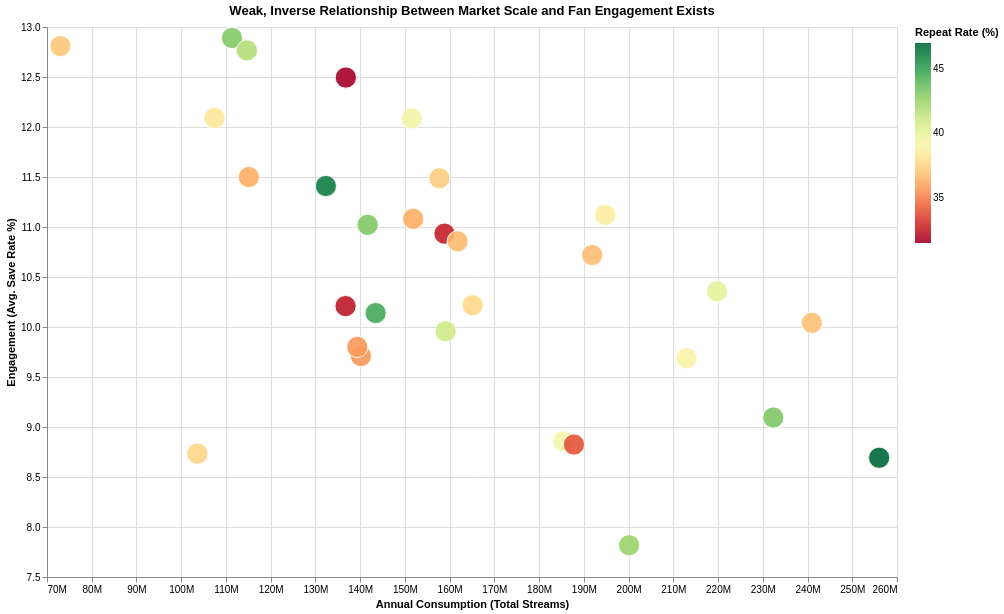

Here is the notebook cell this chart was saved with:
### Markdown cell above
#### Engagement vs. Volume

### Code cell
# scatter plot
scatter = alt.Chart(city_profiles).mark_circle(
    size=450,
    opacity=0.9,
    stroke='white',
    strokeWidth=1
).encode(
    x=alt.X('Total_Streams:Q',
        title='Annual Consumption (Total Streams)',
        scale=alt.Scale(domain=[70000000, 260000000], clamp=True),
        axis=alt.Axis(format='~s')),
    y=alt.Y('Save_Rate:Q',
            title='Engagement (Avg. Save Rate %)',
            scale=alt.Scale(zero=False)),
    color=alt.Color('Repeat_Fan_Ratio:Q',
                    title='Repeat Rate (%)',
                    scale=alt.Scale(scheme='redyellowgreen')),
    tooltip=[
        alt.Tooltip('City_Name:N', title='City'),
        alt.Tooltip('Total_Streams:Q', title='Total Streams', format=',d'),
        alt.Tooltip('Save_Rate:Q', title='Save Rate (%)', format='.1f'),
        alt.Tooltip('Repeat_Fan_Ratio:Q', title='Repeat Fan Ratio (%)', format='.1f')
    ]
)

final_matrix = (scatter).properties(
    width=850,
    height=550,
    title="Weak, Inverse Relationship Between Market Scale and Fan Engagement Exists"
).configure_view(
    strokeWidth=0
)

final_matrix.display()

### Figure 1 — Vega-Lite specification as saved in the notebook (floating-point values rounded to 4 significant figures)
{"config": {"view": {"continuousWidth": 300, "continuousHeight": 300, "strokeWidth": 0}}, "data": {"name": "data-963c7335eae110b151c4dd1436f003f1"}, "mark": {"type": "circle", "opacity": 0.9, "size": 450, "stroke": "white", "strokeWidth": 1}, "encoding": {"color": {"field": "Repeat_Fan_Ratio", "scale": {"scheme": "redyellowgreen"}, "title": "Repeat Rate (%)", "type": "quantitative"}, "tooltip": [{"field": "City_Name", "title": "City", "type": "nominal"}, {"field": "Total_Streams", "format": ",d", "title": "Total Streams", "type": "quantitative"}, {"field": "Save_Rate", "format": ".1f", "title": "Save Rate (%)", "type": "quantitative"}, {"field": "Repeat_Fan_Ratio", "format": ".1f", "title": "Repeat Fan Ratio (%)", "type": "quantitative"}], "x": {"axis": {"format": "~s"}, "field": "Total_Streams", "scale": {"clamp": true, "domain": [70000000, 260000000]}, "title": "Annual Consumption (Total Streams)", "type": "quantitative"}, "y": {"field": "Save_Rate", "scale": {"zero": false}, "title": "Engagement (Avg. Save Rate %)", "type": "quantitative"}}, "height": 550, "title": "Weak, Inverse Relationship Between Market Scale and Fan Engagement Exists", "width": 850, "$schema": "https://vega.github.io/schema/vega-lite/v5.20.1.json", "datasets": {"data-963c7335eae110b151c4dd1436f003f1": [{"City_Name": "Amsterdam", "Country": "Netherlands", "Latitude": 52.37, "Longitude": 4.904, "Monthly_Listeners": 640400.0, "Repeat_Listeners": 227900.0, "Total_Streams": 140161021, "Avg_Skip_Rate": 31.03, "Save_Rate": 9.709, "Growth_MoM": 38.95, "Monthly_Streams": 11680000.0, "Repeat_Fan_Ratio": 35.58, "Engagement_Ratio": 0.001626, "Loyalty_Score": 11.13}, {"City_Name": "Bangkok", "Country": "Thailand", "Latitude": 13.76, "Longitude": 100.5, "Monthly_Listeners": 431900.0, "Repeat_Listeners": 186400.0, "Total_Streams": 111355955, "Avg_Skip_Rate": 28.58, "Save_Rate": 12.89, "Growth_MoM": 35.31, "Monthly_Streams": 9280000.0, "Repeat_Fan_Ratio": 43.15, "Engagement_Ratio": 0.001674, "Loyalty_Score": 19.46}, {"City_Name": "Berlin", "Country": "Germany", "Latitude": 52.52, "Longitude": 13.4, "Monthly_Listeners": 673300.0, "Repeat_Listeners": 262600.0, "Total_Streams": 212959489, "Avg_Skip_Rate": 31.57, "Save_Rate": 9.687, "Growth_MoM": 40.47, "Monthly_Streams": 17750000.0, "Repeat_Fan_Ratio": 39.0, "Engagement_Ratio": 0.001233, "Loyalty_Score": 11.97}, {"City_Name": "Bogota", "Country": "Colombia", "Latitude": 4.711, "Longitude": -74.07, "Monthly_Listeners": 610700.0, "Repeat_Listeners": 196800.0, "Total_Streams": 136737885, "Avg_Skip_Rate": 29.94, "Save_Rate": 10.21, "Growth_MoM": 35.51, "Monthly_Streams": 11390000.0, "Repeat_Fan_Ratio": 32.23, "Engagement_Ratio": 0.00144, "Loyalty_Score": 10.99}, {"City_Name": "Buenos Aires", "Country": "Argentina", "Latitude": -34.6, "Longitude": -58.38, "Monthly_Listeners": 597000.0, "Repeat_Listeners": 258000.0, "Total_Streams": 141670322, "Avg_Skip_Rate": 27.8, "Save_Rate": 11.02, "Growth_MoM": 30.95, "Monthly_Streams": 11810000.0, "Repeat_Fan_Ratio": 43.22, "Engagement_Ratio": 0.001821, "Loyalty_Score": 17.13}, {"City_Name": "Chicago", "Country": "USA", "Latitude": 41.88, "Longitude": -87.63, "Monthly_Listeners": 487800.0, "Repeat_Listeners": 186900.0, "Total_Streams": 107453507, "Avg_Skip_Rate": 28.07, "Save_Rate": 12.09, "Growth_MoM": 36.37, "Monthly_Streams": 8954000.0, "Repeat_Fan_Ratio": 38.32, "Engagement_Ratio": 0.001739, "Loyalty_Score": 16.5}, {"City_Name": "Istanbul", "Country": "Turkey", "Latitude": 41.01, "Longitude": 28.98, "Monthly_Listeners": 413600.0, "Repeat_Listeners": 149600.0, "Total_Streams": 115119187, "Avg_Skip_Rate": 30.38, "Save_Rate": 11.5, "Growth_MoM": 44.85, "Monthly_Streams": 9593000.0, "Repeat_Fan_Ratio": 36.16, "Engagement_Ratio": 0.001299, "Loyalty_Score": 13.69}, {"City_Name": "Jakarta", "Country": "Indonesia", "Latitude": -6.209, "Longitude": 106.8, "Monthly_Listeners": 722300.0, "Repeat_Listeners": 265800.0, "Total_Streams": 240973000, "Avg_Skip_Rate": 31.44, "Save_Rate": 10.04, "Growth_MoM": 35.31, "Monthly_Streams": 20080000.0, "Repeat_Fan_Ratio": 36.79, "Engagement_Ratio": 0.001103, "Loyalty_Score": 11.75}, {"City_Name": "Johannesburg", "Country": "South Africa", "Latitude": -26.2, "Longitude": 28.05, "Monthly_Listeners": 509900.0, "Repeat_Listeners": 213700.0, "Total_Streams": 114675322, "Avg_Skip_Rate": 24.43, "Save_Rate": 12.77, "Growth_MoM": 28.63, "Monthly_Streams": 9556000.0, "Repeat_Fan_Ratio": 41.92, "Engagement_Ratio": 0.001864, "Loyalty_Score": 21.9}, {"City_Name": "Lagos", "Country": "Nigeria", "Latitude": 6.524, "Longitude": 3.379, "Monthly_Listeners": 496700.0, "Repeat_Listeners": 183700.0, "Total_Streams": 73012014, "Avg_Skip_Rate": 28.38, "Save_Rate": 12.81, "Growth_MoM": 37.81, "Monthly_Streams": 6084000.0, "Repeat_Fan_Ratio": 36.98, "Engagement_Ratio": 0.002516, "Loyalty_Score": 16.69}, {"City_Name": "Lima", "Country": "Peru", "Latitude": -12.05, "Longitude": -77.04, "Monthly_Listeners": 450700.0, "Repeat_Listeners": 168700.0, "Total_Streams": 103611990, "Avg_Skip_Rate": 32.01, "Save_Rate": 8.733, "Growth_MoM": 50.89, "Monthly_Streams": 8634000.0, "Repeat_Fan_Ratio": 37.44, "Engagement_Ratio": 0.001629, "Loyalty_Score": 10.22}, {"City_Name": "London", "Country": "UK", "Latitude": 51.51, "Longitude": -0.1278, "Monthly_Listeners": 638800.0, "Repeat_Listeners": 227600.0, "Total_Streams": 139366039, "Avg_Skip_Rate": 31.79, "Save_Rate": 9.8, "Growth_MoM": 37.46, "Monthly_Streams": 11610000.0, "Repeat_Fan_Ratio": 35.63, "Engagement_Ratio": 0.001633, "Loyalty_Score": 10.98}, {"City_Name": "Los Angeles", "Country": "USA", "Latitude": 34.05, "Longitude": -118.2, "Monthly_Listeners": 677400.0, "Repeat_Listeners": 271600.0, "Total_Streams": 219764923, "Avg_Skip_Rate": 30.3, "Save_Rate": 10.36, "Growth_MoM": 28.69, "Monthly_Streams": 18310000.0, "Repeat_Fan_Ratio": 40.09, "Engagement_Ratio": 0.001236, "Loyalty_Score": 13.7}, {"City_Name": "Madrid", "Country": "Spain", "Latitude": 40.42, "Longitude": -3.704, "Monthly_Listeners": 748000.0, "Repeat_Listeners": 295200.0, "Total_Streams": 185416392, "Avg_Skip_Rate": 29.52, "Save_Rate": 8.856, "Growth_MoM": 32.63, "Monthly_Streams": 15450000.0, "Repeat_Fan_Ratio": 39.47, "Engagement_Ratio": 0.001592, "Loyalty_Score": 11.84}, {"City_Name": "Manila", "Country": "Philippines", "Latitude": 14.6, "Longitude": 121.0, "Monthly_Listeners": 554800.0, "Repeat_Listeners": 228000.0, "Total_Streams": 159111415, "Avg_Skip_Rate": 32.02, "Save_Rate": 9.957, "Growth_MoM": 42.21, "Monthly_Streams": 13260000.0, "Repeat_Fan_Ratio": 41.1, "Engagement_Ratio": 0.001433, "Loyalty_Score": 12.78}, {"City_Name": "Melbourne", "Country": "Australia", "Latitude": -37.81, "Longitude": 145.0, "Monthly_Listeners": 699200.0, "Repeat_Listeners": 236700.0, "Total_Streams": 187782313, "Avg_Skip_Rate": 30.35, "Save_Rate": 8.825, "Growth_MoM": 41.11, "Monthly_Streams": 15650000.0, "Repeat_Fan_Ratio": 33.86, "Engagement_Ratio": 0.001261, "Loyalty_Score": 9.844}, {"City_Name": "Mexico City", "Country": "Mexico", "Latitude": 19.43, "Longitude": -99.13, "Monthly_Listeners": 611500.0, "Repeat_Listeners": 260300.0, "Total_Streams": 200118425, "Avg_Skip_Rate": 35.68, "Save_Rate": 7.817, "Growth_MoM": 49.77, "Monthly_Streams": 16680000.0, "Repeat_Fan_Ratio": 42.57, "Engagement_Ratio": 0.001301, "Loyalty_Score": 9.326}, {"City_Name": "Milan", "Country": "Italy", "Latitude": 45.46, "Longitude": 9.19, "Monthly_Listeners": 639200.0, "Repeat_Listeners": 207500.0, "Total_Streams": 158854040, "Avg_Skip_Rate": 29.0, "Save_Rate": 10.93, "Growth_MoM": 39.47, "Monthly_Streams": 13240000.0, "Repeat_Fan_Ratio": 32.46, "Engagement_Ratio": 0.001306, "Loyalty_Score": 12.24}, {"City_Name": "Mumbai", "Country": "India", "Latitude": 19.08, "Longitude": 72.88, "Monthly_Listeners": 518700.0, "Repeat_Listeners": 192800.0, "Total_Streams": 157721832, "Avg_Skip_Rate": 26.72, "Save_Rate": 11.49, "Growth_MoM": 36.9, "Monthly_Streams": 13140000.0, "Repeat_Fan_Ratio": 37.18, "Engagement_Ratio": 0.001223, "Loyalty_Score": 15.98}, {"City_Name": "New York City", "Country": "USA", "Latitude": 40.71, "Longitude": -74.01, "Monthly_Listeners": 621500.0, "Repeat_Listeners": 277300.0, "Total_Streams": 143466473, "Avg_Skip_Rate": 29.53, "Save_Rate": 10.14, "Growth_MoM": 24.85, "Monthly_Streams": 11960000.0, "Repeat_Fan_Ratio": 44.62, "Engagement_Ratio": 0.001933, "Loyalty_Score": 15.32}, {"City_Name": "Osaka", "Country": "Japan", "Latitude": 34.69, "Longitude": 135.5, "Monthly_Listeners": 534600.0, "Repeat_Listeners": 211500.0, "Total_Streams": 151538420, "Avg_Skip_Rate": 24.72, "Save_Rate": 12.09, "Growth_MoM": 26.52, "Monthly_Streams": 12630000.0, "Repeat_Fan_Ratio": 39.57, "Engagement_Ratio": 0.001396, "Loyalty_Score": 19.34}, {"City_Name": "Paris", "Country": "France", "Latitude": 48.86, "Longitude": 2.352, "Monthly_Listeners": 528100.0, "Repeat_Listeners": 244500.0, "Total_Streams": 132339913, "Avg_Skip_Rate": 28.62, "Save_Rate": 11.41, "Growth_MoM": 32.79, "Monthly_Streams": 11030000.0, "Repeat_Fan_Ratio": 46.3, "Engagement_Ratio": 0.001848, "Loyalty_Score": 18.46}, {"City_Name": "Santiago", "Country": "Chile", "Latitude": -33.45, "Longitude": -70.67, "Monthly_Listeners": 600200.0, "Repeat_Listeners": 219800.0, "Total_Streams": 161795752, "Avg_Skip_Rate": 28.24, "Save_Rate": 10.86, "Growth_MoM": 28.72, "Monthly_Streams": 13480000.0, "Repeat_Fan_Ratio": 36.62, "Engagement_Ratio": 0.001359, "Loyalty_Score": 14.08}, {"City_Name": "Sao Paulo", "Country": "Brazil", "Latitude": -23.55, "Longitude": -46.63, "Monthly_Listeners": 619100.0, "Repeat_Listeners": 194900.0, "Total_Streams": 136801104, "Avg_Skip_Rate": 26.63, "Save_Rate": 12.49, "Growth_MoM": 33.08, "Monthly_Streams": 11400000.0, "Repeat_Fan_Ratio": 31.48, "Engagement_Ratio": 0.001425, "Loyalty_Score": 14.77}, {"City_Name": "Seoul", "Country": "South Korea", "Latitude": 37.57, "Longitude": 127.0, "Monthly_Listeners": 558300.0, "Repeat_Listeners": 209500.0, "Total_Streams": 165160227, "Avg_Skip_Rate": 33.7, "Save_Rate": 10.22, "Growth_MoM": 49.84, "Monthly_Streams": 13760000.0, "Repeat_Fan_Ratio": 37.52, "Engagement_Ratio": 0.001268, "Loyalty_Score": 11.38}, {"City_Name": "Stockholm", "Country": "Sweden", "Latitude": 59.33, "Longitude": 18.07, "Monthly_Listeners": 694300.0, "Repeat_Listeners": 326300.0, "Total_Streams": 256013973, "Avg_Skip_Rate": 27.75, "Save_Rate": 8.693, "Growth_MoM": 26.33, "Monthly_Streams": 21330000.0, "Repeat_Fan_Ratio": 47.0, "Engagement_Ratio": 0.001275, "Loyalty_Score": 14.72}, {"City_Name": "Sydney", "Country": "Australia", "Latitude": -33.87, "Longitude": 151.2, "Monthly_Listeners": 646800.0, "Repeat_Listeners": 249900.0, "Total_Streams": 194748590, "Avg_Skip_Rate": 26.78, "Save_Rate": 11.12, "Growth_MoM": 32.82, "Monthly_Streams": 16230000.0, "Repeat_Fan_Ratio": 38.64, "Engagement_Ratio": 0.001283, "Loyalty_Score": 16.05}, {"City_Name": "Tokyo", "Country": "Japan", "Latitude": 35.68, "Longitude": 139.7, "Monthly_Listeners": 601900.0, "Repeat_Listeners": 220500.0, "Total_Streams": 191857968, "Avg_Skip_Rate": 29.75, "Save_Rate": 10.72, "Growth_MoM": 42.97, "Monthly_Streams": 15990000.0, "Repeat_Fan_Ratio": 36.63, "Engagement_Ratio": 0.001149, "Loyalty_Score": 13.2}, {"City_Name": "Toronto", "Country": "Canada", "Latitude": 43.65, "Longitude": -79.38, "Monthly_Listeners": 665400.0, "Repeat_Listeners": 240800.0, "Total_Streams": 151849208, "Avg_Skip_Rate": 29.28, "Save_Rate": 11.08, "Growth_MoM": 34.27, "Monthly_Streams": 12650000.0, "Repeat_Fan_Ratio": 36.2, "Engagement_Ratio": 0.001586, "Loyalty_Score": 13.7}, {"City_Name": "Warsaw", "Country": "Poland", "Latitude": 52.23, "Longitude": 21.01, "Monthly_Listeners": 683800.0, "Repeat_Listeners": 296000.0, "Total_Streams": 232339416, "Avg_Skip_Rate": 29.6, "Save_Rate": 9.095, "Growth_MoM": 25.55, "Monthly_Streams": 19360000.0, "Repeat_Fan_Ratio": 43.28, "Engagement_Ratio": 0.001274, "Loyalty_Score": 13.3}]}}
